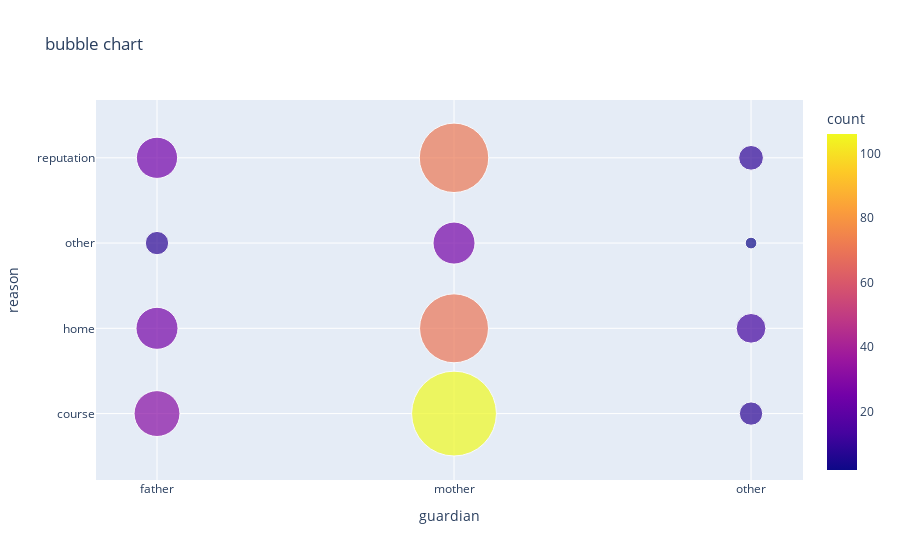

This figure's notebook cell:
### Code cell
import plotly.express as px
fig = px.scatter(
    grouped,
    x='guardian',
    y='reason',
    title='bubble chart',
    size='count',
    color='count',
    hover_name='count',
    size_max=60
)
fig.show()

### Figure 1 — Plotly figure (JSON) as saved in the notebook; plotly's stock layout.template omitted (floating-point values rounded to 4 significant figures)
{"data": [{"hovertemplate": "<b>%{hovertext}</b><br><br>guardian=%{x}<br>reason=%{y}<br>count=%{marker.color}<extra></extra>", "hovertext": [31.0, 26.0, 8.0, 25.0, 106.0, 70.0, 26.0, 71.0, 8.0, 13.0, 2.0, 9.0], "legendgroup": "", "marker": {"color": [31, 26, 8, 25, 106, 70, 26, 71, 8, 13, 2, 9], "coloraxis": "coloraxis", "size": [31, 26, 8, 25, 106, 70, 26, 71, 8, 13, 2, 9], "sizemode": "area", "sizeref": 0.02944, "symbol": "circle"}, "mode": "markers", "name": "", "orientation": "v", "showlegend": false, "type": "scatter", "x": ["father", "father", "father", "father", "mother", "mother", "mother", "mother", "other", "other", "other", "other"], "xaxis": "x", "y": ["course", "home", "other", "reputation", "course", "home", "other", "reputation", "course", "home", "other", "reputation"], "yaxis": "y"}], "layout": {"coloraxis": {"colorbar": {"title": {"text": "count"}}, "colorscale": [[0, "#0d0887"], [0.1111, "#46039f"], [0.2222, "#7201a8"], [0.3333, "#9c179e"], [0.4444, "#bd3786"], [0.5556, "#d8576b"], [0.6667, "#ed7953"], [0.7778, "#fb9f3a"], [0.8889, "#fdca26"], [1, "#f0f921"]]}, "legend": {"itemsizing": "constant", "tracegroupgap": 0}, "title": {"text": "bubble chart"}, "xaxis": {"anchor": "y", "domain": [0, 1], "title": {"text": "guardian"}}, "yaxis": {"anchor": "x", "domain": [0, 1], "title": {"text": "reason"}}}}
